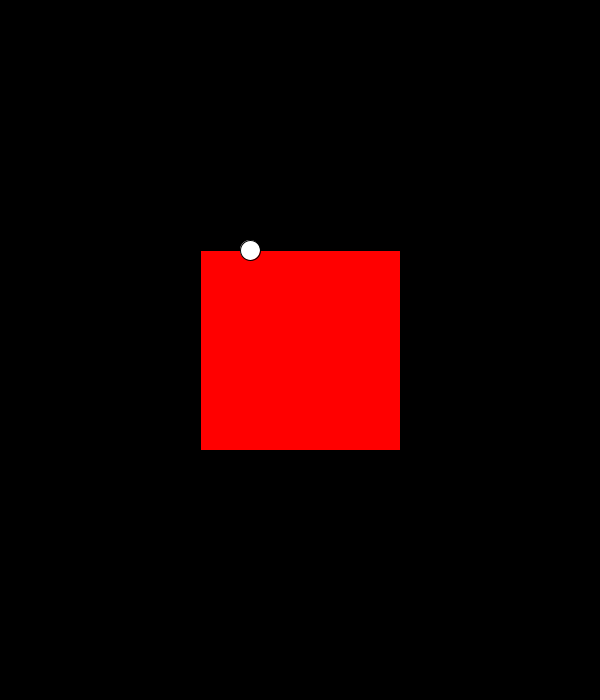
Frame 1 (no input)
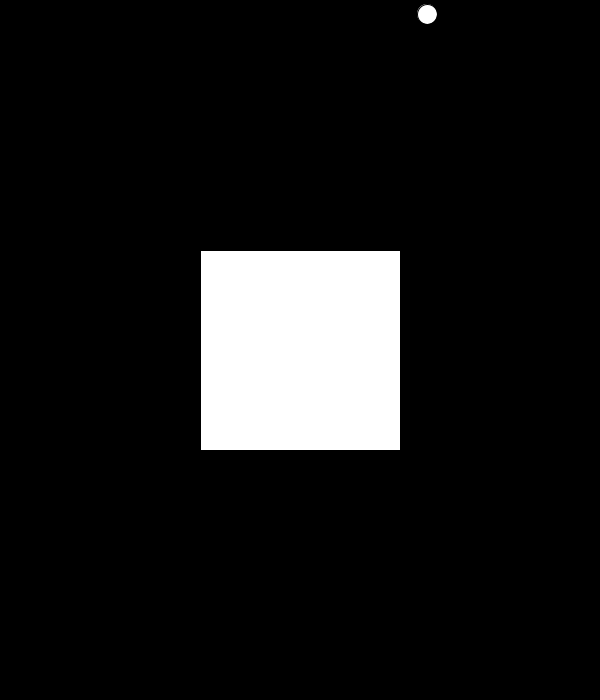
Frame 60 (the mouse pressed at the canvas centre just before this capture)
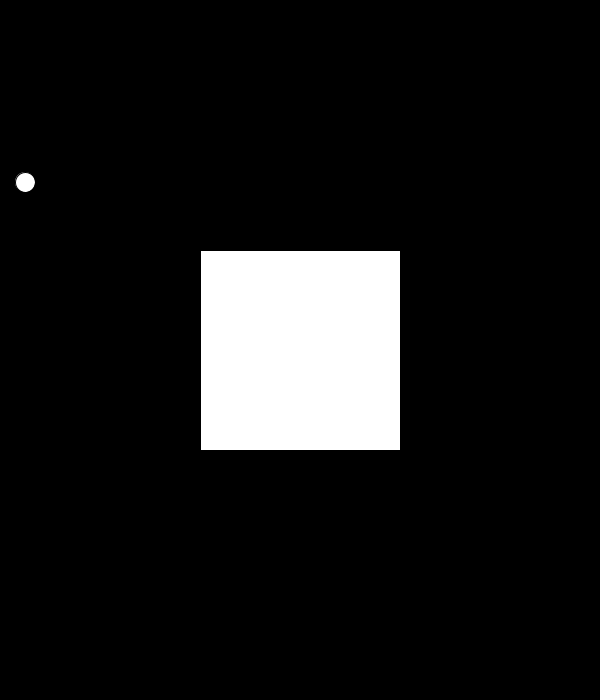
Frame 120 (the mouse held since frame 60 and released just before this capture)

The Processing sketch that drew these frames (run headless with seeded random() and noise(); from frame 60 on, the mouse is pressed at the canvas centre):

// Processing sketch: BallAndCollisionSketch
// ── BallAndCollisionSketch.pde
/*
 * Course: ART 22 - Computer Programming for the Arts
 * Assignment: Game Elements
 *
 * by William Tran, Jesus Balandrano Ramirez, and Justin Liu
 *
 * Initiated: 5/4/22
 * Last updated: 5/4/22
 *
 * CITATIONS:
 * Getting Started with Processing, Example 8-5
 *
 * Ball class:
 * The ball detects when it hits the top and bottom of the canvas and bounces in the other direction
 * If the ball hits the right side, it restarts on the left side again
 *
 * Collision funtion:
 * This function detects whether the ball hits the paddle
 *
 * */

// initialize variables
Paddle square;
Ball ball;

void setup() {
  size(600, 700); // set window size
  background(0);  // black background
  fill(255);      // white fill

  square = new Paddle(width/2 - 100, height/2 - 100, 200, 200); // create centered square (Paddle)
  ball = new Ball(250, 250, 20, 3, -4);                         // create new Ball
}

void draw() {
  background(0); // black background

  if (hitPaddle(square, ball)) { // if ball touches the square
    fill(255, 0, 0);             // make the square red
  } else {                       // otherwise
    fill(255);                   // make the square white
  }
  square.display(height/2 - 100); // draw square

  fill(255);      // white fill for ball
  ball.display(); // display the ball
  ball.update();  // update the ball's position
}

// ── BallAndCollision.pde
class Ball {
  // instance variables
  float xPos, yPos, diameter, xSpeed, ySpeed;
  int direction = 1;

  // constructor
  Ball(float xPos, float yPos, float diameter, float xSpeed, float ySpeed) {
    this.diameter = diameter;
    this.xPos = xPos;
    this.yPos = yPos;
    this.xSpeed = xSpeed;
    this.ySpeed = ySpeed;
  }

  // display method
  void display() {
    ellipse(xPos, yPos, diameter, diameter);
  }

  // update method - updates the ball's position every frame
  void update() {
    xPos += xSpeed;
    yPos += ySpeed * direction;

    if (detectBounce()) {     // if ball touches the top or bottom of the window
      direction = -direction; // change its direction
    }

    if (rightSide()) {        // if the ball touches the right side of the window
      xPos = diameter/2;      // reset the ball's position onto the left side of the window
      ySpeed = random(2, 10); // randomize ySpeed (changes angle as well)
    }
  }

  // if top of the ball touches top or bottom of the window, return true
  // otherwise, return false
  boolean detectBounce() {
    if ((yPos - diameter/2 < 0) || (yPos + diameter/2 > height)) {
      return true;
    } else {
      return false;
    }
  }

  // if the ball touches the right side of the window, return true
  // otherwise, return false
  boolean rightSide() {
    if (xPos + diameter/2 > width) {
      return true;
    } else {
      return false;
    }
  }
}

// collision detector function
// returns true if ball touches paddle, returns false otherwise
boolean hitPaddle(Paddle paddle, Ball ball) {
  if ((ball.xPos + ball.diameter/2 > paddle.xPos) && // if right side of ball is to the right of left side of square
    (ball.xPos - ball.diameter/2 < paddle.xPos + paddle.w) && // if left side of ball is to the left of right side of square
    (ball.yPos + ball.diameter/2 > paddle.yPos) && // if bottom side of ball is below top side of square
    (ball.yPos - ball.diameter/2 < paddle.yPos + paddle.h)) { // if top side of ball is above bottom side of square
    return true;
  } else {
    return false;
  }
}

// ── Paddle.pde
// added here so that BallSketch runs
class Paddle {
  // instance variables
  float xPos, yPos, w, h;

  // constructor
  Paddle(float xPos, float yPos, float w, float h) {
    this.xPos = xPos;
    this.yPos = yPos;
    this.w = w;
    this.h = h;
  }

  // display method
  void display(float currentYPos) {
    yPos = constrain(currentYPos, 0, height-h); // keep paddle in window
    rect(xPos, yPos, w, h);                     // draw paddle
  }
}
